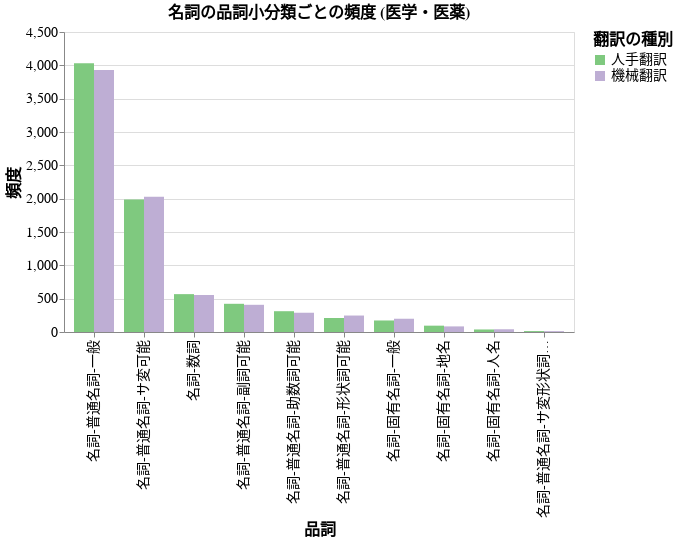

This figure's notebook cell:
### Code cell
chart = alt.Chart(df_B_noun).mark_bar().encode(
    alt.X("pos:N", sort="-y", title="品詞"),
    alt.Y("freq:Q", title="頻度"),
    alt.Tooltip(["freq"]),
    alt.Color("category:N", title='翻訳の種別').scale(scheme="accent"),
    xOffset="category:N",
    #color="category:N"
).properties(
    title="名詞の品詞小分類ごとの頻度 (医学・医薬)"
).configure_axis(
    labelFont=caption_font,
    titleFont=caption_font,
    labelFontSize=14,
    titleFontSize=16
).configure_title(
    fontSize=16,
    font=caption_font
).configure_legend(
    labelFont=label_font,
    labelFontSize=14,
    titleFont=caption_font,
    titleFontSize=16
)
chart.save("./chart/grouped_bar_chart_noun_B.pdf", scale_factor=4)
chart.show()

### Figure 1 — Vega-Lite specification as saved in the notebook (floating-point values rounded to 4 significant figures)
{"config": {"view": {"continuousWidth": 300, "continuousHeight": 300}, "axis": {"labelFont": "Noto Sans JP", "labelFontSize": 14, "titleFont": "Noto Sans JP", "titleFontSize": 16}, "legend": {"labelFont": "IBM Plex Mono", "labelFontSize": 14, "titleFont": "Noto Sans JP", "titleFontSize": 16}, "title": {"font": "Noto Sans JP", "fontSize": 16}}, "data": {"name": "data-1ab553b6ae9320a86b352630eb3f3edd"}, "mark": {"type": "bar"}, "encoding": {"color": {"field": "category", "scale": {"scheme": "accent"}, "title": "翻訳の種別", "type": "nominal"}, "tooltip": [{"field": "freq", "type": "quantitative"}], "x": {"field": "pos", "sort": "-y", "title": "品詞", "type": "nominal"}, "xOffset": {"field": "category", "type": "nominal"}, "y": {"field": "freq", "title": "頻度", "type": "quantitative"}}, "title": "名詞の品詞小分類ごとの頻度 (医学・医薬)", "$schema": "https://vega.github.io/schema/vega-lite/v5.20.1.json", "datasets": {"data-1ab553b6ae9320a86b352630eb3f3edd": [{"pos1": "名詞", "pos2": "固有名詞", "pos3": "一般", "category": "機械翻訳", "freq": 199, "pos": "名詞-固有名詞-一般"}, {"pos1": "名詞", "pos2": "固有名詞", "pos3": "人名", "category": "機械翻訳", "freq": 41, "pos": "名詞-固有名詞-人名"}, {"pos1": "名詞", "pos2": "固有名詞", "pos3": "地名", "category": "機械翻訳", "freq": 84, "pos": "名詞-固有名詞-地名"}, {"pos1": "名詞", "pos2": "数詞", "pos3": "N", "category": "機械翻訳", "freq": 555, "pos": "名詞-数詞"}, {"pos1": "名詞", "pos2": "普通名詞", "pos3": "サ変可能", "category": "機械翻訳", "freq": 2029, "pos": "名詞-普通名詞-サ変可能"}, {"pos1": "名詞", "pos2": "普通名詞", "pos3": "サ変形状詞可能", "category": "機械翻訳", "freq": 13, "pos": "名詞-普通名詞-サ変形状詞可能"}, {"pos1": "名詞", "pos2": "普通名詞", "pos3": "一般", "category": "機械翻訳", "freq": 3929, "pos": "名詞-普通名詞-一般"}, {"pos1": "名詞", "pos2": "普通名詞", "pos3": "副詞可能", "category": "機械翻訳", "freq": 408, "pos": "名詞-普通名詞-副詞可能"}, {"pos1": "名詞", "pos2": "普通名詞", "pos3": "助数詞可能", "category": "機械翻訳", "freq": 289, "pos": "名詞-普通名詞-助数詞可能"}, {"pos1": "名詞", "pos2": "普通名詞", "pos3": "形状詞可能", "category": "機械翻訳", "freq": 247, "pos": "名詞-普通名詞-形状詞可能"}, {"pos1": "名詞", "pos2": "固有名詞", "pos3": "一般", "category": "人手翻訳", "freq": 173, "pos": "名詞-固有名詞-一般"}, {"pos1": "名詞", "pos2": "固有名詞", "pos3": "人名", "category": "人手翻訳", "freq": 38, "pos": "名詞-固有名詞-人名"}, {"pos1": "名詞", "pos2": "固有名詞", "pos3": "地名", "category": "人手翻訳", "freq": 95, "pos": "名詞-固有名詞-地名"}, {"pos1": "名詞", "pos2": "数詞", "pos3": "N", "category": "人手翻訳", "freq": 568, "pos": "名詞-数詞"}, {"pos1": "名詞", "pos2": "普通名詞", "pos3": "サ変可能", "category": "人手翻訳", "freq": 1987, "pos": "名詞-普通名詞-サ変可能"}, {"pos1": "名詞", "pos2": "普通名詞", "pos3": "サ変形状詞可能", "category": "人手翻訳", "freq": 14, "pos": "名詞-普通名詞-サ変形状詞可能"}, {"pos1": "名詞", "pos2": "普通名詞", "pos3": "一般", "category": "人手翻訳", "freq": 4030, "pos": "名詞-普通名詞-一般"}, {"pos1": "名詞", "pos2": "普通名詞", "pos3": "副詞可能", "category": "人手翻訳", "freq": 423, "pos": "名詞-普通名詞-副詞可能"}, {"pos1": "名詞", "pos2": "普通名詞", "pos3": "助数詞可能", "category": "人手翻訳", "freq": 312, "pos": "名詞-普通名詞-助数詞可能"}, {"pos1": "名詞", "pos2": "普通名詞", "pos3": "形状詞可能", "category": "人手翻訳", "freq": 210, "pos": "名詞-普通名詞-形状詞可能"}]}}
